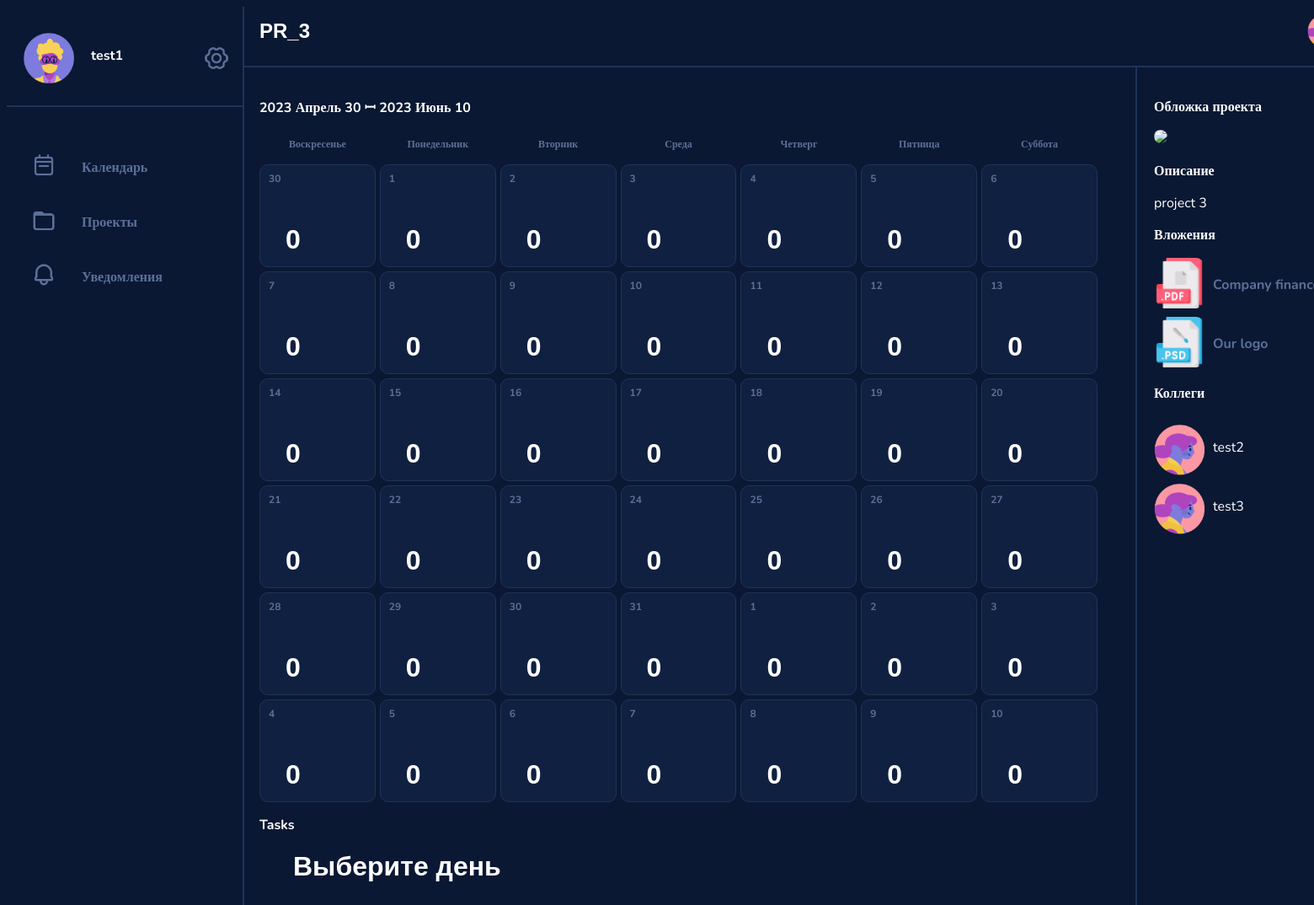
/project_view/3 (signed in), run on the app's committed database.
### data/users.py (models this page shows, shortened)
class User(SqlAlchemyBase, UserMixin, SerializerMixin):
    __tablename__ = 'users'
    id = sqlalchemy.Column(sqlalchemy.Integer, primary_key=True, autoincrement=True)
    login = sqlalchemy.Column(sqlalchemy.String, nullable=True)
    password = sqlalchemy.Column(sqlalchemy.String, nullable=True)
    email = sqlalchemy.Column(sqlalchemy.String, index=True, unique=True, nullable=True)
    phone = sqlalchemy.Column(sqlalchemy.String, index=True, unique=True, nullable=True)
    name = sqlalchemy.Column(sqlalchemy.String, nullable=True)
    birth_date = sqlalchemy.Column(sqlalchemy.DateTime, nullable=True)
    bio = sqlalchemy.Column(sqlalchemy.String, nullable=True)
    projects = sqlalchemy.Column(sqlalchemy.String, nullable=True, default=None)
    tasks = sqlalchemy.Column(sqlalchemy.String, nullable=True, default=None)
    picture = sqlalchemy.Column(sqlalchemy.Integer, nullable=True)

### data/projects.py (models this page shows)
class Project(SqlAlchemyBase, SerializerMixin):
    __tablename__ = 'Project'
    id = sqlalchemy.Column(sqlalchemy.Integer, primary_key=True, autoincrement=True)
    img = sqlalchemy.Column(sqlalchemy.Integer, default=1) #от 1 до 11
    title = sqlalchemy.Column(sqlalchemy.String, default='New Project')
    description = sqlalchemy.Column(sqlalchemy.String, default='')
    tasks = sqlalchemy.Column(sqlalchemy.String, default='') # ID через запятую ( 1, 4, 5 и тд)
    users = sqlalchemy.Column(sqlalchemy.String, nullable=True) # ID юзеров в проекте ( также через запятую )

### services/project_view.py (the view)
@blueprint.route('/project_view/<int:project_id>', methods=['GET', 'POST'])
def project_view(project_id):
    user_id = flask_login.current_user.id
    db_sess = session.create_session()
    project = db_sess.query(Project).get(project_id)
    user = db_sess.query(User).get(user_id)
    u = project.users.split(', ')
    if str(user_id) not in u:
        return redirect('/profile')
    task_list = {}
    collab_list = []
    tasks, dates = taking_tasks(user_id)
    today = datetime.datetime.now()
    weekday = today.weekday()
    delta_time1 = datetime.timedelta(days=42)
    days = {0: "Понедельник", 1: "Вторник", 2: "Среда", 3: "Четверг", 4: "Пятница", 5: "Суббота", 6: "Воскресенье"}
    months = ["Январь", "Февраль", "Март", "Апрель", "Май", "Июнь", "Июль", "Август", "Сентябрь", "Октябрь", "Ноябрь",
              "Декабрь"]
    if project.tasks:
        for i in project.tasks.split(', '):
            task = db_sess.query(Tasks).get(int(i))
            end = str(task.end_date).split()[0]
            end_date = datetime.date(int(end.split('-')[0]), int(end.split('-')[1]), int(end.split('-')[2]))
            print(end_date, today.date(), today.date() + delta_time1)
            for date_id in range(42):
                if today.date() <= end_date < today.date() + delta_time1 and date_id in task_list:
                    task_list[(end_date - today.date()).days].append({'description': task.description})
                elif today.date() <= end_date < today.date() + delta_time1:
                    task_list[(end_date - today.date()).days] = [{'description': task.description}]
    for i in project.users.split(', '):
        collaborator = db_sess.query(User).get(int(i))
        if int(i) != user_id:
            collab_list.append({'name': collaborator.name, 'img': list_of_avatars[collaborator.picture - 1]})
    return render_template('project_view.html', user_id=user_id, project_id=project_id, list_of_avatars=list_of_avatars,
                           avatar=user.picture, name=user.name, tasks=task_list, description=project.description,
                           title=project.title, img=list_of_img[project.img - 1], collaborators=collab_list, days=days,
                           dates=dates, months=months, len=len, curday=0, curmonth=0, weekday=weekday,
                           year_now=today.year, id=user.id)

### data/db_session.py (called while the page is built, shortened)
def global_init(db_file):
    global __factory
    if __factory:
        return

def create_session() -> Session:
    global __factory
    return __factory()

### funcs.py (called while the page is built)
@login_manager.user_loader
def load_user(user_id):
    return db_session.query(User).get(user_id)

### services/agenda.py (called while the page is built)
def taking_dates():
    today = datetime.date.today()
    spis1 = []
    spis2 = []
    spis1.append(today)
    spis2.append((today.month, today.day))
    for i in range(1, 42):
        date = datetime.date.today() + datetime.timedelta(days=i)
        spis1.append(date)
        spis2.append((date.month, date.day, date.year))
    return (spis1,
            spis2)  # spis1 - это даты для проверки задач ; spis2 возвращает список

def taking_tasks(user_id):
    session.global_init("db/blogs.db")
    db_sess = session.create_session()
    response = []
    for i in taking_dates()[0]:
        tasks = db_sess.query(Tasks).filter(Tasks.end_date == i, Tasks.users.like(f"%{str(user_id)},%")).all()
        response.append([i.description for i in tasks])
    return (response,
            taking_dates()[1])  # задачи и дни

### templates/project_view.html (shortened to what this page needs)
<!DOCTYPE html>
<html lang="en">
<head>
</head>
<body>
{% extends "base.html" %}
{% block content %}
<div class="viewport">
    <div class="project_view_header">
        <h2>{{title}}</h2>
        <div class="collaborators">
            {% for collaborator in collaborators %}
            <div class="collaborator">
                <img src={{collaborator['img']}}>
            </div>
            {% endfor %}
        </div>
    </div>
    <div class="columns">
        <div class="project_view_content">
            <h3>{{year_now}} {{months[dates[0][0] - 1]}} {{dates[0][1]}} ꟷ {{dates[-1][2]}} {{months[dates[-1][0] - 1]}}
                {{dates[-1][1]}}</h3>
            <div class="large_calendar">
                <div class="week_header">
                    {% for i in range(weekday, weekday + 7) %}
                    <div class="day">
                        <h4>{{days[i%7]}}</h4>
                    </div>
                    {% endfor %}
                </div>
                {% for i in range(6) %}
                <div class="week">
                    {% for j in range(7) %}
                    <div class="day">
                        <h4><a href="/project_view/{{user_id}}/{{project_id}}/{{7 * i + j}}">{{dates[7 * i + j][1]}}</a>
                        </h4>
                        <p>
                        <h1>{{len(tasks[i * 7 + j])}}</h1>
                    </div>
                    {% endfor %}
                </div>
                {% endfor %}
            </div>
            <h3>Tasks</h3>
            <div class="todo_list">
                {% if curday == 0 %}
                <h1>Выберите день</h1>
                {% endif %}
            </div>
        </div>
        <div class="project_info">
            <div class="project_description">
                <h3>Обложка проекта</h3>
                <img src={{img}}>
                <h3>Описание</h3>
                <p>{{description}}</p>
                <h3>Вложения</h3>
                <div class="project_attachments">
                    <div class="project_attachment">
                        <img src="/static/file_types/pdf.png">
                        <h4>Company finances</h4>
                    </div>
                    <div class="project_attachment">
                        <img src="/static/file_types/psd.png">
                        <h4>Our logo</h4>
                    </div>
                </div>
                <h3>Коллеги</h3>
                <div class="list_of_collaborators">
                    {% for collaborator in collaborators %}
                    <div class="linar_collaborator">
                        <img src={{collaborator['img']}}>
                        <p>{{collaborator['name']}}</p>
                    </div>
                    {% endfor %}
                </div>
            </div>
        </div>
    </div>
</div>
{% endblock %}

### templates/base.html (shortened to what this page needs)
<!DOCTYPE html>
<html>
<head>
    <link href="/static/style.css" rel="stylesheet" type="text/css" />
</head>
<body>
    <aside>
        <div class="account_menu">
            <div class="profile_pic">
                <img src="{{list_of_avatars[avatar]}}">
            </div>
            <div class="greeting">
                <h3><a href="/profile/{{id}}">{{name}}</a></h3>
            </div>
            <div class="icon">
                <img src="/static/icons/settings.png">
            </div>
        </div>
        <div class="page_menu">
            <div class="page_element">
                <div class="icon">
                    <img src="/static/icons/calendar.png">
                </div>
                <h4><a href="/agenda/{{id}}">Календарь</a></h4>
            </div>
            <div class="page_element">
                <div class="icon">
                    <img src="/static/icons/folder.png">
                </div>
                <h4><a href="/projects/{{id}}">Проекты</a></h4>
            </div>
            <div class="page_element">
                <div class="icon">
                    <img src="/static/icons/notifications.png">
                </div>
                <h4><a href="/notifications/{{id}}">Уведомления</a></h4>
            </div>
        </div>
    </aside>
{% block content %}{% endblock %}
</body>
</html>

### static/style.css (style rules this page uses)
html, body { height: 100%; width: 100%; background-color: #0A1833; font-family: Nunito, Arial; display: flex; }
h1 { font-family: Arial; color: #FFF; }
h2 { font-family: Arial; color: #FFF; font-size: 24px; }
h4 { font-family: Nunito; font-size: 16px; color: #5C7099; }
h4 a { color: #5C7099; text-decoration: none; }
h3 { font-family: Nunito; font-size: 16px; color: #FFF; }
p { font-family: Nunito; font-size: 16px; color: #FFF; }
aside { padding-top: 1%; padding: 0%; max-width: 280px; border-width: 0px; border-right-width: 2px; border-style: solid; border-color: #1F3359; position: fixed; background-color: #0A1833; height: 100%; }
.account_menu { display: flex; margin-top: 4%; padding: 20px; margin-bottom: 40px; border-style: solid; border-color: #1F3359; border-width: 0px; border-bottom-width: 2px; }
.greeting { display: grid; margin-left: 20px; min-width: 130px; }
.profile_pic img { width: 60px; }
.page_menu { padding-left: 20px; margin-left: 5px; padding-bottom: 30px; border-style: solid; border-color: #1F3359; border-bottom: None; border-width: 0px; border-bottom-width: 2px; }
.page_element { display: flex; }
.icon img { max-width: 60px; width: 40%; min-width: 30px; margin-left: 4px; margin-top: 15px; }
aside .icon img { margin-right: 120%; }
.viewport { display: grid; margin-left: 280px; width: 100%; }
.viewport h1 { margin-top: 20px; margin-left: 20px; margin-bottom: 40px; margin-right: 20px; }
.viewport h2 { margin-top: 15px; margin-left: 20px; margin-bottom: 20px; margin-right: 20px; }
h3 a { font-family: Nunito; font-size: 16px; color: #FFF; text-decoration: none; }
.project_view_header { display: flex; border-width: 2px; border-color: #1F3359; border-bottom-style: solid; height: 70px; }
.todo_list { margin-left: 20px; }
.project_info { display: grid; border-width: 2px; border-color: #1F3359; border-left-style: solid; width: 460px; height: 100%; padding: 20px; margin-left: 20px; }
.project_view_content { width: 1000px; padding: 20px; }
.columns { display: flex; }
.project_description img { width: 100%; border-radius: 10px; }
.project_attachment { display: flex; margin-top: 5px; margin-bottom: 5px; }
.project_attachment img { width: 60px; height: 60px; margin-right: 10px; }
.collaborators { display: flex; margin-top: 5px; width: 150px; padding-left: 30px; }
.collaborators img { width: 40px; border-style: solid; border-width: 4px; border-radius: 30px; margin-left: -10px; border-color: #0A1833; }
.project_view_header h2 { width: 1200px; }
.list_of_collaborators { display: grid; }
.linar_collaborator { display: flex; width: 420px; margin-top: 10px; }
.linar_collaborator img { width: 60px; }
.linar_collaborator p { margin-left: 10px; }
.large_calendar .week { display: flex; margin-bottom: 5px; }
.large_calendar .week .day { display: grid; background-color: #102040; border-style: solid; border-width: 1px; border-radius: 10px; width: 140px; border-color: #1F3359; height: 100px; margin-right: 5px; padding: 10px; }
.large_calendar .week .day h4 { margin-top: -2px; font-size: 12px; }
.large_calendar .week .day p { font-size: 12px; margin-top: -2px; margin-left: 5px; text-align: center; }
.large_calendar .week_header { display: flex; margin-bottom: 5px; }
.large_calendar .week_header .day h4 { text-align: center; font-size: 12px; margin-top: -2px; color: #5C7099; }
.large_calendar .week_header .day { display: grid; width: 140px; height: 15px; margin-right: 5px; padding: 10px; }

### data on the page
User: name "test1"
Project: title "PR_3", description "project 3"
User: name "test2"
User: name "test3"

### other printed values
{{ months[dates[0][0] - 1] }} "Апрель"
{{ dates[0][1] }} "30"
{{ dates[-1][2] }} "2023"
{{ months[dates[-1][0] - 1] }} "Июнь"
{{ dates[-1][1] }} "10"
{{ days[i%7] }} "Воскресенье" "Понедельник" "Вторник" "Среда" "Четверг" "Пятница" "Суббота"
{{ dates[7 * i + j][1] }} "30" "1" "2" "3" "4" "5" "6" "7" "8" "9" "10" "11" "12" "13" "14" "15" "16" "17" "18" "19" "20" "21" "22" "23" "24" "25" "26" "27" "28" "29" "30" "31" "1" "2" "3" "4" "5" "6" "7" "8" "9" "10"
{{ len(tasks[i * 7 + j]) }} "0" "0" "0" "0" "0" "0" "0" "0" "0" "0" "0" "0" "0" "0" "0" "0" "0" "0" "0" "0" "0" "0" "0" "0" "0" "0" "0" "0" "0" "0" "0" "0" "0" "0" "0" "0" "0" "0" "0" "0" "0" "0"
